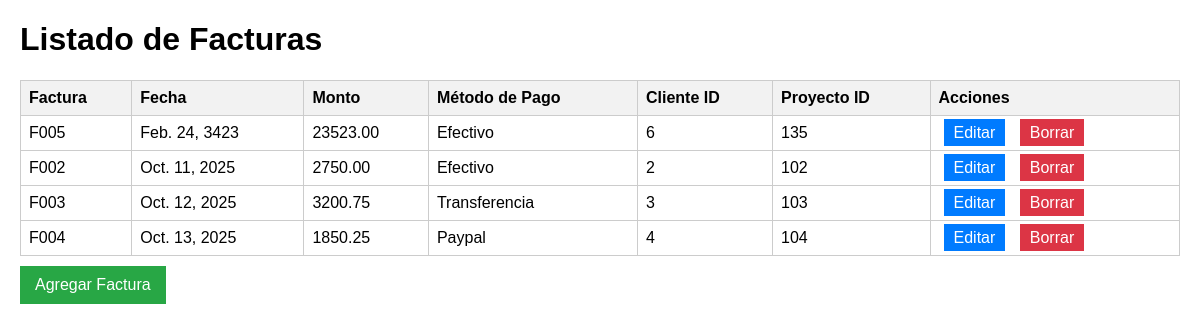
The page / on the database its author committed.
### app_factura/models.py (models this page shows, shortened)
class Factura(models.Model):
    factura = models.CharField(max_length=20)
    fecha = models.DateField()
    monto = models.DecimalField(max_digits=10, decimal_places=2)
    metodo_pago = models.CharField(max_length=50)
    cliente_id_cliente = models.IntegerField()
    proyecto_id_proyecto = models.IntegerField()

### app_factura/views.py (the view)
# urls.py: path('', views.index, name='inicio'),
def index(request):
    facturas = Factura.objects.all()
    return render(request, 'listar_facturas.html', {'facturas': facturas})

### app_factura/templates/listar_facturas.html (shortened to what this page needs)
<!DOCTYPE html>
<html lang="es">
<head>
</head>
<body>
    <h1>Listado de Facturas</h1>
    <table>
        <thead>
            <tr>
                <th>Factura</th>
                <th>Fecha</th>
                <th>Monto</th>
                <th>Método de Pago</th>
                <th>Cliente ID</th>
                <th>Proyecto ID</th>
                <th>Acciones</th>
            </tr>
        </thead>
        <tbody>
            {% for factura in facturas %}
            <tr>
                <td>{{ factura.factura }}</td>
                <td>{{ factura.fecha }}</td>
                <td>{{ factura.monto }}</td>
                <td>{{ factura.metodo_pago }}</td>
                <td>{{ factura.cliente_id_cliente }}</td>
                <td>{{ factura.proyecto_id_proyecto }}</td>
                <td>
                    <a href="/editar/{{ factura.id }}/" class="btn editar">Editar</a>
                    <a href="/borrar/{{ factura.id }}/" class="btn borrar">Borrar</a>
                </td>
            </tr>
            {% empty %}
            <tr>
                <td colspan="7">No hay facturas registradas.</td>
            </tr>
            {% endfor %}
        </tbody>
    </table>
    <a href="/agregar/" class="btn agregar">Agregar Factura</a>
</body>
</html>

### app_factura/templates/listar_facturas.html (style rules this page uses)
body { font-family: Arial, sans-serif; margin: 20px; }
table { width: 100%; border-collapse: collapse; margin-top: 20px; }
th, td { border: 1px solid #ccc; padding: 8px; text-align: left; }
th { background-color: #f2f2f2; }
.btn { margin: 5px; padding: 5px 10px; text-decoration: none; color: white; }
.editar { background-color: #007BFF; }
.borrar { background-color: #DC3545; }
.agregar { background-color: #28A745; display: inline-block; margin: 10px 0; padding: 10px 15px; color: white; text-decoration: none; }

### rows shown on the page
Factura: factura "F005", fecha "Feb. 24, 3423", monto "23523.00", metodo_pago "Efectivo", cliente_id_cliente "6", proyecto_id_proyecto "135"
Factura: factura "F002", fecha "Oct. 11, 2025", monto "2750.00", metodo_pago "Efectivo", cliente_id_cliente "2", proyecto_id_proyecto "102"
Factura: factura "F003", fecha "Oct. 12, 2025", monto "3200.75", metodo_pago "Transferencia", cliente_id_cliente "3", proyecto_id_proyecto "103"
Factura: factura "F004", fecha "Oct. 13, 2025", monto "1850.25", metodo_pago "Paypal", cliente_id_cliente "4", proyecto_id_proyecto "104"
